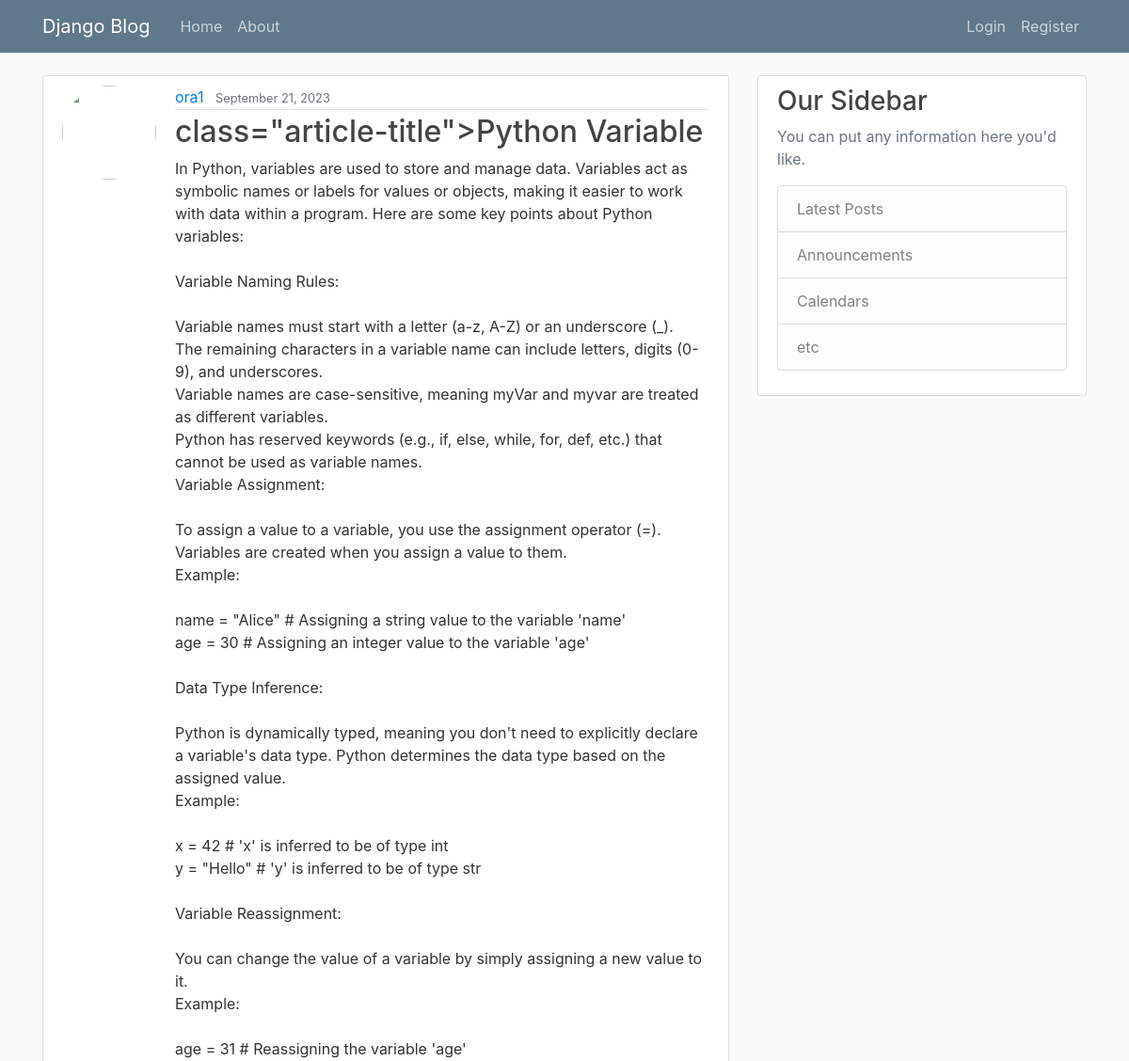
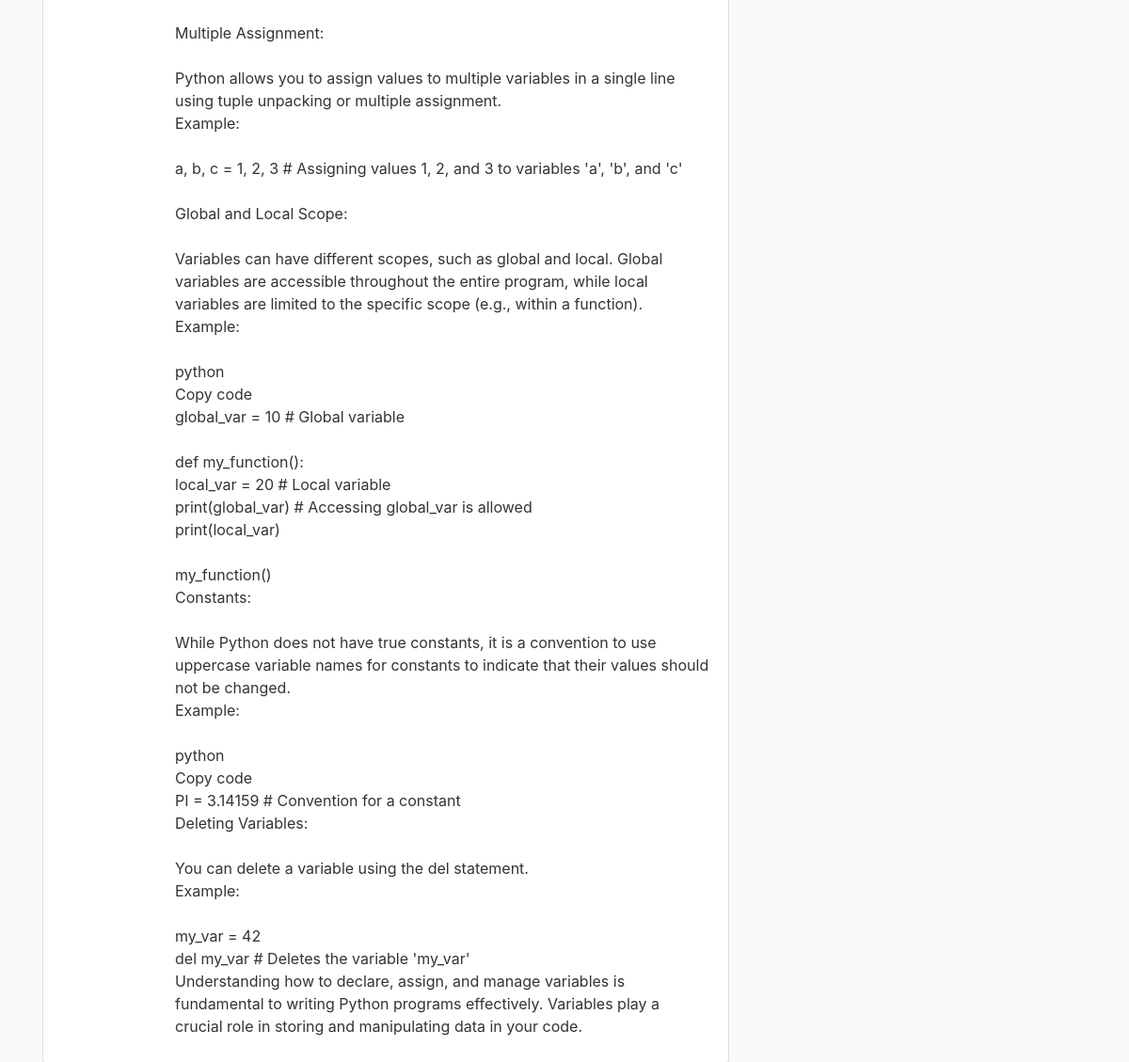
The page /post/5 on the database its author committed (2 pictures, top to bottom).
### blog/models.py (models this page shows, shortened)
class Post(models.Model):
    title = models.CharField(max_length=100)
    content = models.TextField()
    date_posted = models.DateTimeField(default=timezone.now)
    author = models.ForeignKey(User, on_delete=models.CASCADE)

### blog/views.py (the view)
# urls.py: path('post/<int:pk>', PostDetailView.as_view(), name='post-detail'),
class PostDetailView(DetailView):
    model = Post

### blog/templates/blog/post_detail.html
{% extends "blog/base.html" %}
{% block content %}
    <article class="media content-section">
        <img class="rounded-circle account-img" src="{{ object.profile.image.url }}" style="width: 100px; height: 100px;">
        <div class="media-body">
        <div class="article-metadata">
            <a class="mr-2" href="#">{{ object.author }}</a>
            <small class="text-muted">{{ object.date_posted|date:"F d, Y" }}</small>
        </div>
        <h2> class="article-title">{{ object.title }}</h2>
        <p class="article-content">{{ object.content }}</p>
    </div>
    </article>
{% endblock content %}

### static/blog/main.css (style rules this page uses)
body { background: #fafafa; color: #333333; margin-top: 5rem; }
h1, h2, h3, h4, h5, h6 { color: #444444; }
.content-section { background: #ffffff; padding: 10px 20px; border: 1px solid #dddddd; border-radius: 3px; margin-bottom: 20px; }
.article-content { white-space: pre-line; }
.article-metadata { padding-bottom: 1px; margin-bottom: 4px; border-bottom: 1px solid #e3e3e3 }
.account-img { height: 125px; width: 125px; margin-right: 20px; margin-bottom: 16px; }

### rows shown on the page
Post: author "ora1", date_posted "September 21, 2023", title "Python Variable", content "In Python, variables are used to store and manage data. Variables act as symbolic names or labels for values or objects, making it easier to work with data within a program. Here are some key points about Python variables: Variable Naming Rules: Variable names must start with a letter (a-z, A-Z) or an underscore (_). The remaining characters in a variable name can include letters, digits (0-9), and underscores. Variable names are case-sensitive, meaning myVar and myvar are treated as different variables. Python has reserved keywords (e.g., if, else, while, for, def, etc.) that cannot be used as variable names. Variable Assignment: To assign a value to a variable, you use the assignment…"
